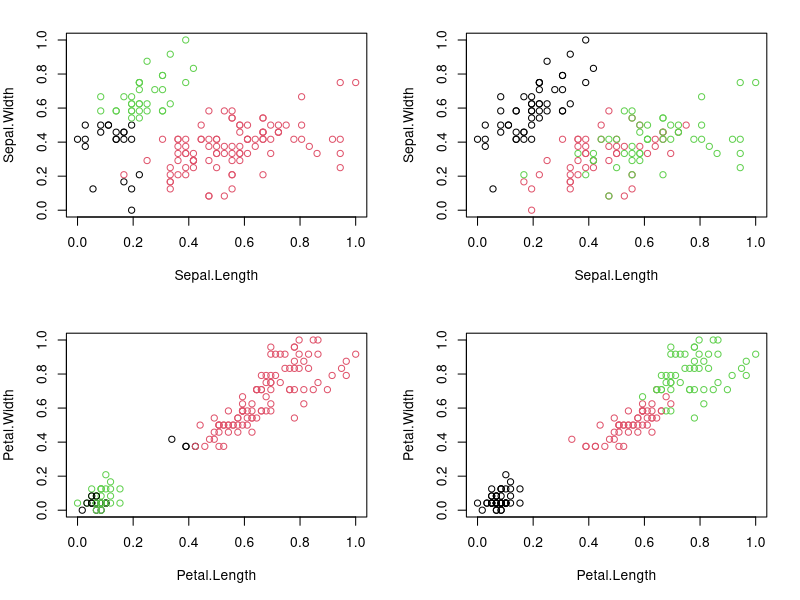

Generate this figure with R:
#K-Means Clustering

require("datasets")
data("iris") # load Iris Dataset
str(iris) #view structure of dataset

summary(iris) #view statistical summary of dataset

head(iris, 3) #view top  rows of dataset

#Preprocess the dataset
#Since clustering is a type of Unsupervised Learning, 
#we would not require Class Label(output) during execution of our algorithm. 
#We will, therefore, remove Class Attribute “Species” and store it in another variable. 
#We would then normalize the attributes between 0 and 1 using our own function.

iris.new<- iris[,c(1,2,3,4)]
iris.class<- iris[,"Species"]
head(iris.new, 3)

head(iris.class, 3)

normalize <- function(x){
  return ((x-min(x))/(max(x)-min(x)))
}

iris.new$Sepal.Length<- normalize(iris.new$Sepal.Length)
iris.new$Sepal.Width<- normalize(iris.new$Sepal.Width)
iris.new$Petal.Length<- normalize(iris.new$Petal.Length)
iris.new$Petal.Width<- normalize(iris.new$Petal.Width)
head(iris.new)

#Apply the K-means clustering algorithm
result<- kmeans(iris.new,3) #aplly k-means algorithm with no. of centroids(k)=3
result$size # gives no. of records in each cluster

result$centers # gives value of cluster center datapoint value(3 centers for k=3)

result$cluster #gives cluster vector showing the custer where each record falls

#Verify results of clustering
par(mfrow=c(2,2), mar=c(5,4,2,2))
plot(iris.new[c(1,2)], col=result$cluster)# Plot to see how Sepal.Length and Sepal.Width data points have been distributed in clusters
plot(iris.new[c(1,2)], col=iris.class)# Plot to see how Sepal.Length and Sepal.Width data points have been distributed originally as per "class" attribute in dataset
plot(iris.new[c(3,4)], col=result$cluster)# Plot to see how Petal.Length and Petal.Width data points have been distributed in clusters
plot(iris.new[c(3,4)], col=iris.class)

table(result$cluster,iris.class)

#Results of the table show that Cluster 1 corresponds to Virginica, 
#Cluster 2 corresponds to Versicolor 
#and Cluster 3 to Setosa.

#Total number of correctly classified instances are: 36 + 47 + 50= 133
#Total number of incorrectly classified instances are: 3 + 14= 17

#How did the model do?
#TASK: Accuracy = number of correctly classified/(total classified) = 88.7%?
#i.e our model has achieved 88.7?% accuracy!



